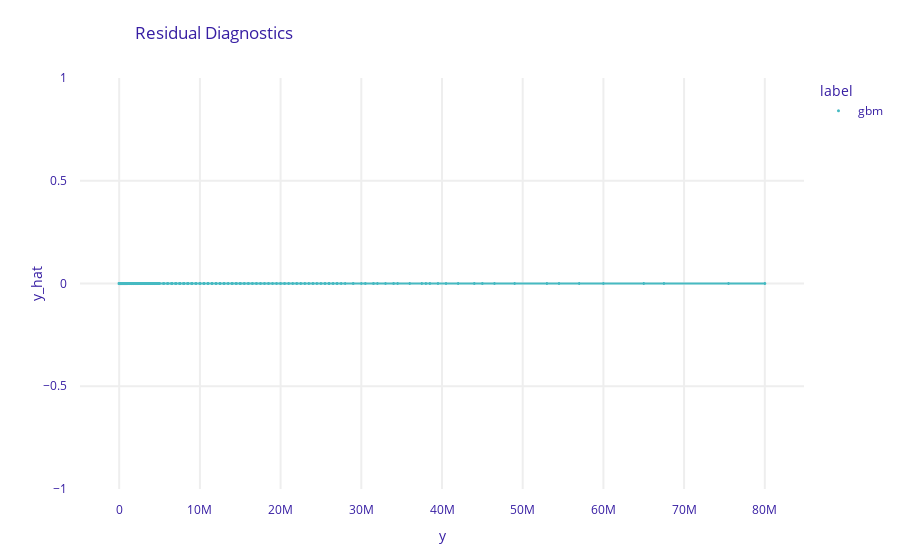

Here is the notebook cell this chart was saved with:
### Code cell
fifa_md_gbm = fifa_gbm_exp.model_diagnostics()
fifa_md_gbm.plot(variable = "y", yvariable = "y_hat")

### Figure 1 — Plotly figure (JSON) as saved in the notebook; plotly's stock layout.template omitted (floating-point values rounded to 4 significant figures; data arrays with more than 128 entries replaced by an {"elided": "..."} marker saying what was removed)
{"data": [{"hovertemplate": "<b>%{hovertext}</b><br><br>label=gbm<br>y=%{x}<br>y_hat=%{y}<extra></extra>", "hovertext": {"elided": "4736 int values"}, "legendgroup": "gbm", "line": {"width": 2}, "marker": {"color": "#46bac2", "size": 3, "symbol": "circle"}, "mode": "markers", "name": "gbm", "showlegend": true, "type": "scattergl", "x": {"elided": "4736 int values"}, "xaxis": "x", "y": {"elided": "4736 int values"}, "yaxis": "y"}, {"hovertemplate": "<b>LOWESS trendline</b><br><br>label=gbm<br>y=%{x}<br>y_hat=%{y} <b>(trend)</b><extra></extra>", "legendgroup": "gbm", "line": {"width": 2}, "marker": {"color": "#46bac2", "size": 3, "symbol": "circle"}, "mode": "lines", "name": "gbm", "showlegend": false, "type": "scattergl", "x": {"elided": "4736 int values"}, "xaxis": "x", "y": {"elided": "4736 int values"}, "yaxis": "y"}], "layout": {"font": {"color": "#371ea3"}, "legend": {"title": {"text": "label"}, "tracegroupgap": 0}, "margin": {"b": 71, "r": 30, "t": 78}, "title": {"text": "Residual Diagnostics", "x": 0.15}, "xaxis": {"anchor": "y", "automargin": true, "domain": [0, 1], "fixedrange": true, "gridwidth": 2, "tickcolor": "white", "ticklen": 10, "ticks": "outside", "title": {"text": "y"}, "type": "linear", "zeroline": false}, "yaxis": {"anchor": "x", "automargin": true, "domain": [0, 1], "fixedrange": true, "gridwidth": 2, "tickcolor": "white", "ticklen": 10, "ticks": "outside", "title": {"text": "y_hat"}, "type": "linear", "zeroline": false}}}
